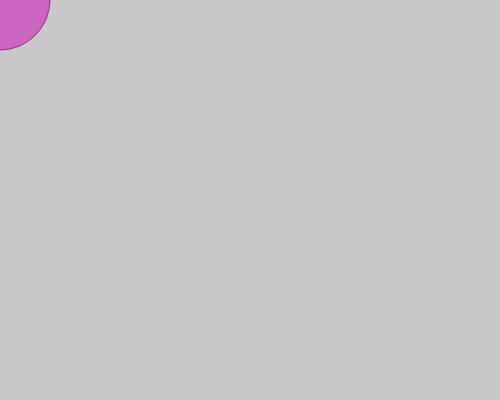
Frame 1 (no input)
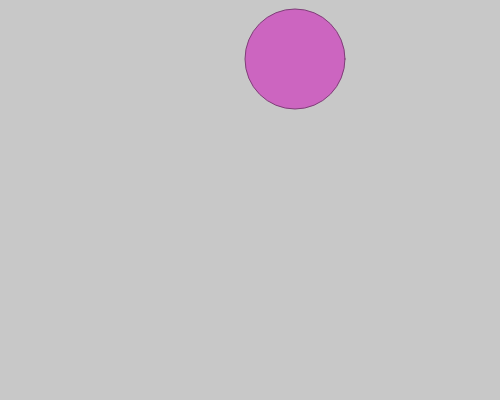
Frame 60 (no input)
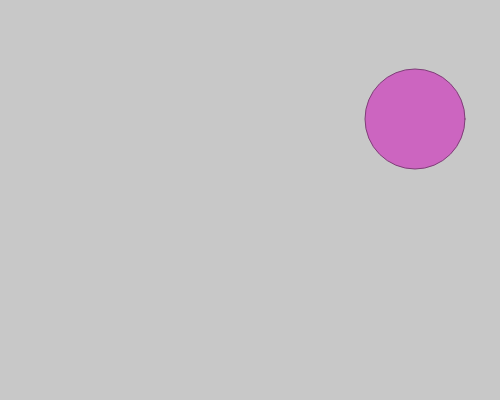
Frame 120 (the mouse pressed at the canvas centre since frame 60)

The p5.js sketch that drew these frames (run headless with seeded random() and noise() and a simulated clock; from frame 60 on, the mouse is pressed at the canvas centre):

// p5.js sketch
// ── sketch.js

//変数の宣言
//var WiDTH = 500;
//var HEIGHT = 400;
var x;           //オブジェクトのx座標
var y;　　　　　 //オブジェクトのy座標
var xSpeed;　　　//オブジェクトのx座標の移動速度
var ySpeed;　　　//オブジェクトのy座標の移動速度


function setup() {
	//一度だけ実行
	createCanvas(500, 400);
	background(200);
	fill(204, 101, 192);
	stroke(127, 63, 120);

	//初期化
	x = 0;
	y = 0;
	xSpeed = 5;
	ySpeed = 1;

}


function draw() {
	//繰り返し実行
	background(200);
	ellipse(x, y, 100, 100);
	x = x + xSpeed;
	y = y + ySpeed;

	if(x > width || x < 0) {
		xSpeed = -xSpeed;
	} else {
		xSpeed = xSpeed;
	}

	if(y > height || y < 0) {
		ySpeed = -ySpeed;
	} else {
		ySpeed = ySpeed;
	}

}




//論理演算子 
/*
|| OR

&& AND

! NOT

*/
